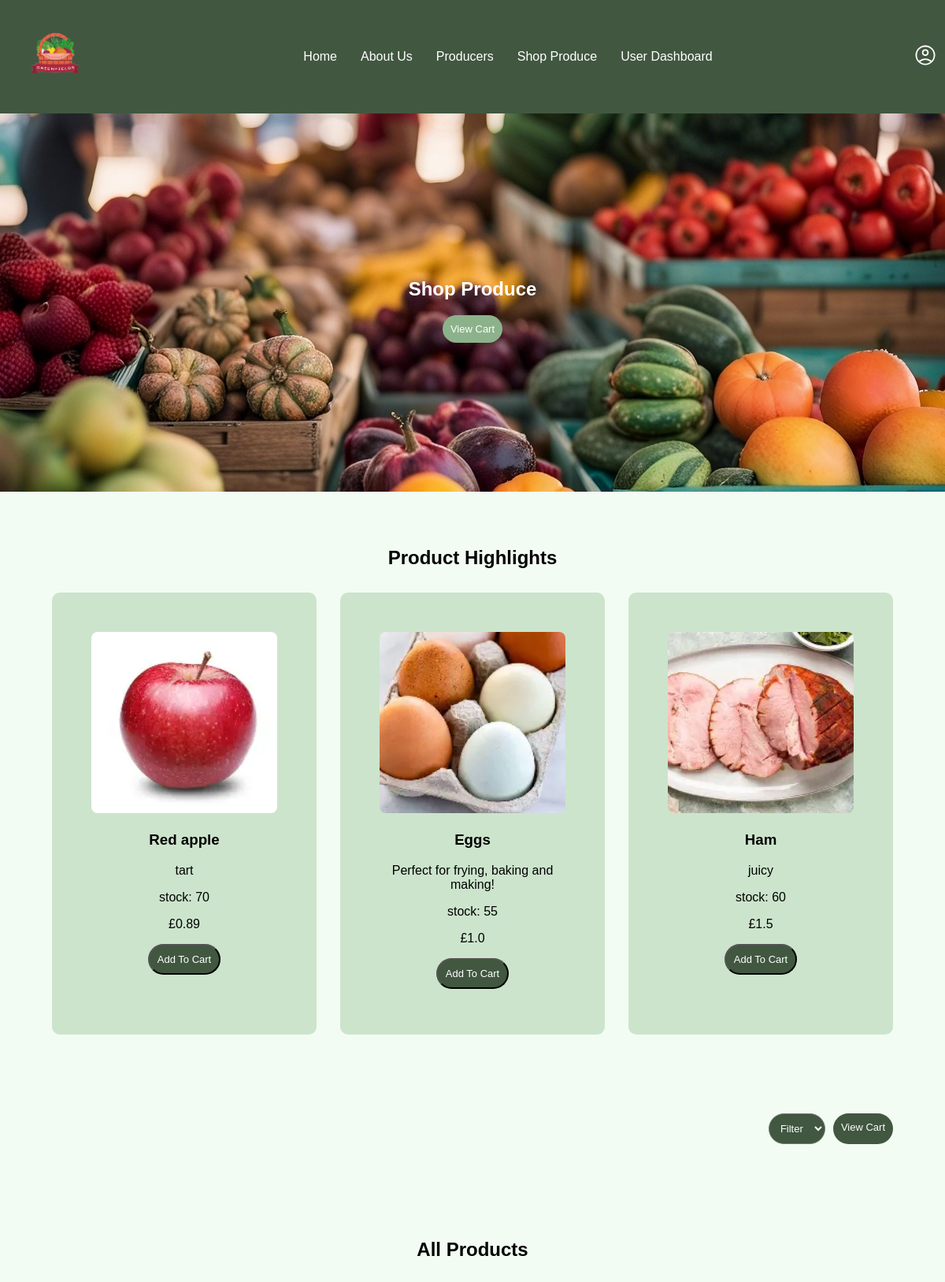
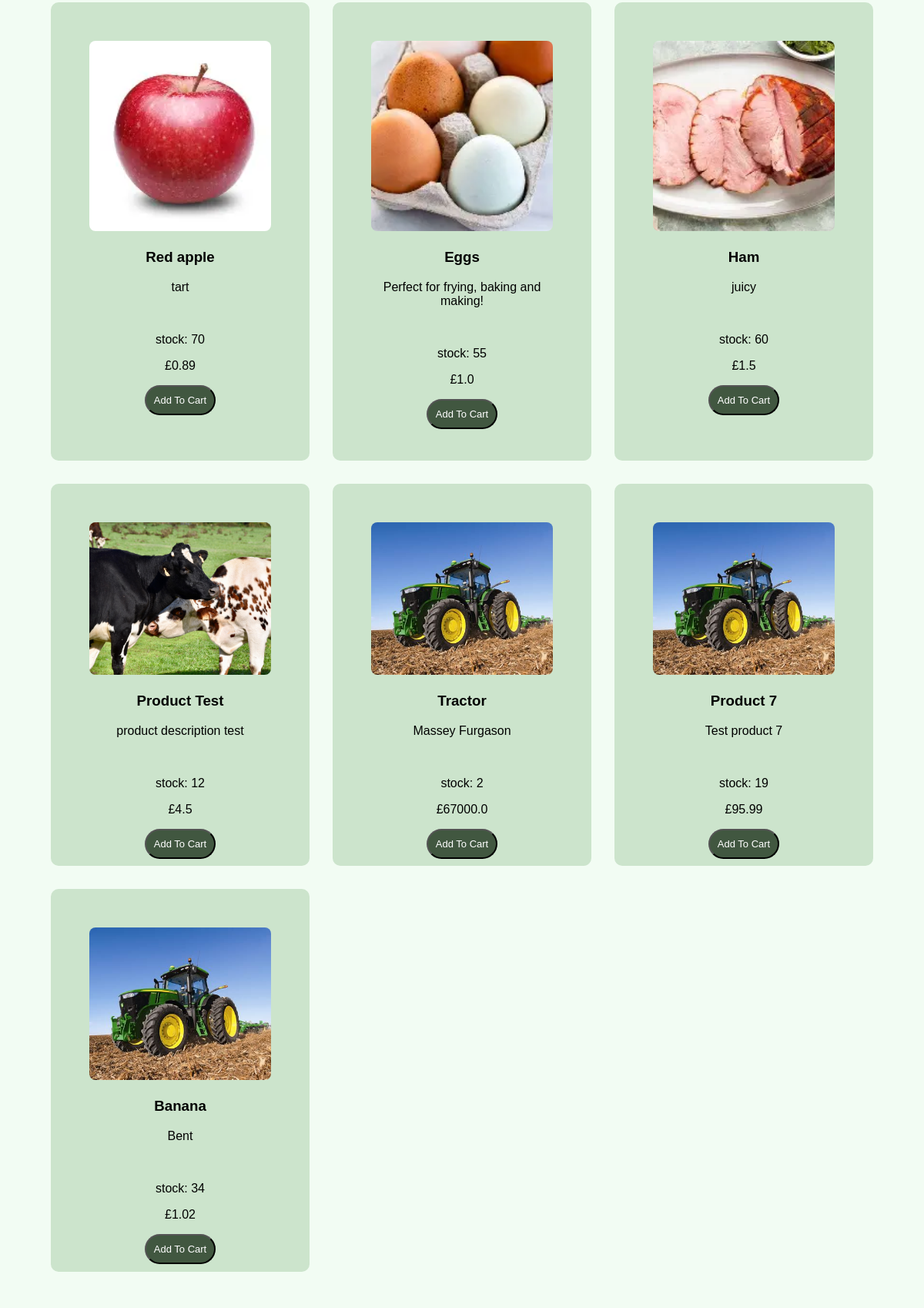
The app's page /shop-produce (upper part) with its own data (2 pictures, top to bottom).
### app.py (models this page shows)
class Products(db.Model):
    product_id = db.Column(db.Integer, primary_key=True)
    farmer_id = db.Column(db.Integer)
    product_name = db.Column(db.String(30), nullable=False)
    product_category = db.Column(db.String(30), nullable=False)
    product_description = db.Column(db.String(200), nullable=False)
    img_url = db.Column(db.String(2000))
    product_price = db.Column(db.Float(5), nullable=False)
    stock = db.Column(db.Integer, nullable=False, default=0)

### app.py (the view)
@app.route("/shop-produce")
def shopProduce():
    selected_category = request.args.get('category')
    all_products = Products.query.all()
    categories = []
    for p in all_products:
        if p.product_category and p.product_category not in categories:
            categories.append(p.product_category)
    categories.sort()
    if selected_category:
        display_products =Products.query.filter_by(product_category=selected_category).all()
    else:
        display_products = all_products
    return render_template("shopProduce.html", products=display_products, categories=categories)

### templates/shopProduce.html (shortened to what this page needs)
{% extends "base.html" %}
{% block content %}
    <section class="hero">
        <img src="static/shop-hero.jpg" alt="natural produce for hero">
        <h1>Shop Produce</h1>
        <a class="light-button" href="{{ url_for('cart') }}">View Cart</a>
    </section>
<div class="page">
       <section class="product-highlight">
        <h2>Product Highlights</h2>
            <div class="product-highlight-cards">
                {% for product in products[:3] %}
                <div class="product-card">
                    <img src="{{ product.img_url }}" alt="{{ product.product_name }}">
                    <h3 class="ph-name">{{ product.product_name }}</h3>
                    <p class="ph-description">{{ product.product_description }}</p>
                    <p class="ph-stock">stock: {{ product.stock }}</p>
                    <p class="ph-price">£{{ product.product_price }}</p>
                    <form action="/add-to-cart" method="post">
                        <button type="submit" class="dark-button">Add To Cart</button>
                    </form>
        </div>
        {% endfor %}
       </section>
       <section class="buttons-right">
            <form method="get" action="{{ url_for('shopProduce') }}">
                <select class="dark-button" name="category" id="filter" onchange="this.form.submit()">
                    <option value="">Filter</option>
                </select>
            </form>
            <a class = "dark-button" href="{{ url_for('cart') }}">View Cart</a>
       </section>
       <section class="all-products">
        <h2>All Products</h2>
            <div class="product-cards">
                {% for product in products %}
                <div class="product-card">
                    <img src="{{ product.img_url }}" alt="{{ product.product_name }}">
                    <h3 class="ph_name">{{ product.product_name }}</h3>
                    <p class="ph_description">{{ product.product_description }}</p><br>
                    <p class="ph_stock">stock: {{ product.stock }}</p>
                    <p class="ph_price">£{{ product.product_price }}</p>
                    <form action="/add-to-cart" method="post">
                        <button type="submit" class="dark-button">Add To Cart</button>
                    </form>
                </div>
                {% endfor %}
            </div>
</div>
{% endblock %}

### static/style.css (style rules this page uses)
:root { --dark-green: #415740; --mid-green: #5f7c5d; --light-green: #8cb28b; --card-green: #cce4cc; --background-green: #f2fcf3; --black: black; --white: white; --font-family: Arial, Helvetica; }
* { box-sizing: border-box; }
body { margin: 0; font-family: var(--font-family); background-color: var(--background-green); }
.page { max-width: 1200px; margin-left: auto; margin-right: auto; padding-left: 1rem; padding-right: 1rem; }
.light-button { border-radius: 40px; padding: 10px; text-decoration: none; background-color: var(--light-green); color: var(--white); font-size: small; }
.dark-button { border-radius: 40px; padding: 10px; text-decoration: none; background-color: var(--dark-green); color: var(--white); font-size: small; }
.hero img { position: absolute; left: 0; width: 100%; height: 60vh; object-fit: cover; z-index: 0; }
.hero { position: relative; display: flex; flex-direction: column; justify-content: center; text-align: center; align-items: center; height: 60vh; color: var(--white); }
.hero h1, .hero p, .hero a { position: relative; z-index: 1; }
.product-highlight { background-color: var(--background-green); padding: 50px; }
.product-highlight-cards { display: grid; grid-template-columns: repeat(auto-fit, minmax(250px, 1fr)); gap: 30px; justify-content: center; }
.product-card { background-color: var(--card-green); padding: 50px; border-radius: 10px; align-items: center; text-align: center; }
.product-card img { width: 100%; height: 50%; object-fit: cover; border-radius: 8px; }
.product-highlight h2 { text-align: center; margin-bottom: 30px; }
.buttons-right { display: flex; justify-content: flex-end; gap: 10px; margin: 50px; }
.all-products { background-color: var(--background-green); padding: 50px; }
.product-cards { display: grid; grid-template-columns: repeat(auto-fit, minmax(250px, 1fr)); gap: 30px; justify-content: center; }
.all-products h2 { text-align: center; margin-bottom: 30px; }

### records on screen
Products: img_url (picture), product_name "Red apple", product_description "tart", stock "70", product_price "0.89"
Products: img_url (picture), product_name "Eggs", product_description "Perfect for frying, baking and making!", stock "55", product_price "1.0"
Products: img_url (picture), product_name "Ham", product_description "juicy", stock "60", product_price "1.5"
Products: img_url (picture), product_name "Product Test", product_description "product description test", stock "12", product_price "4.5"
Products: img_url (picture), product_name "Tractor", product_description "Massey Furgason", stock "2", product_price "67000.0"
Products: img_url (picture), product_name "Product 7", product_description "Test product 7", stock "19", product_price "95.99"
Products: img_url (picture), product_name "Banana", product_description "Bent", stock "34", product_price "1.02"
